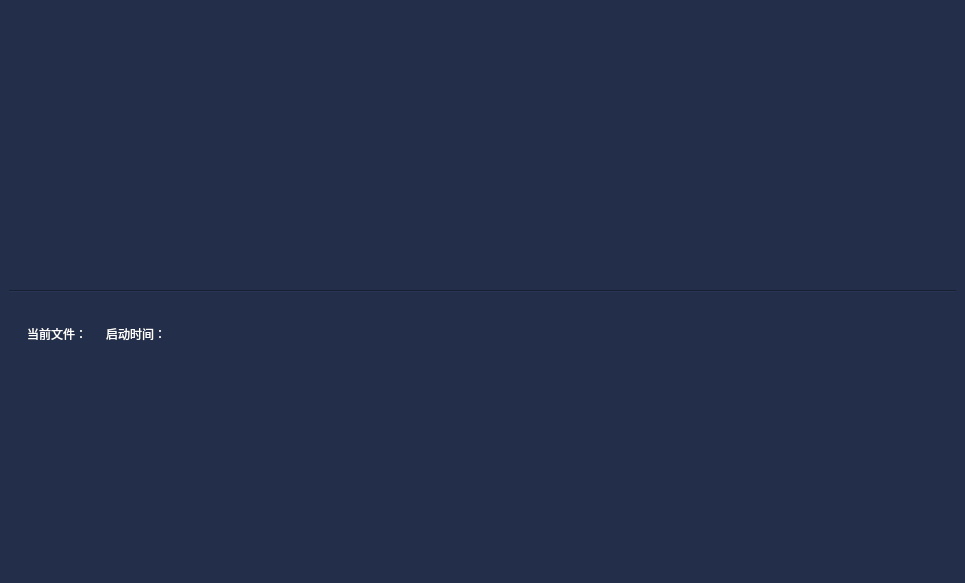
<?xml version="1.0" encoding="UTF-8"?>
<ui version="4.0">
 <class>CommonParameterPage</class>
 <widget class="QWidget" name="CommonParameterPage">
  <property name="geometry">
   <rect>
    <x>0</x>
    <y>0</y>
    <width>965</width>
    <height>583</height>
   </rect>
  </property>
  <property name="windowTitle">
   <string>Form</string>
  </property>
  <property name="styleSheet">
   <string notr="true">background-color: #232e4a;</string>
  </property>
  <layout class="QVBoxLayout" name="verticalLayout_2" stretch="4,1,4">
   <property name="spacing">
    <number>6</number>
   </property>
   <property name="leftMargin">
    <number>9</number>
   </property>
   <property name="topMargin">
    <number>9</number>
   </property>
   <property name="rightMargin">
    <number>9</number>
   </property>
   <property name="bottomMargin">
    <number>9</number>
   </property>
   <item>
    <widget class="QWidget" name="tableWidget" native="true">
     <layout class="QGridLayout" name="gridLayout">
      <property name="leftMargin">
       <number>9</number>
      </property>
      <property name="topMargin">
       <number>9</number>
      </property>
      <property name="rightMargin">
       <number>9</number>
      </property>
      <property name="bottomMargin">
       <number>9</number>
      </property>
     </layout>
    </widget>
   </item>
   <item>
    <widget class="Line" name="line">
     <property name="orientation">
      <enum>Qt::Horizontal</enum>
     </property>
    </widget>
   </item>
   <item>
    <widget class="QWidget" name="TableWidget" native="true">
     <property name="styleSheet">
      <string notr="true">QPushButton:open{
background-color: #00aaff;
border-style: none;
}

QLabel{
border:0px solid white;
font: normal normal 14px &quot;宋体&quot;;
color:white;
}</string>
     </property>
     <layout class="QVBoxLayout" name="verticalLayout" stretch="1,4">
      <property name="spacing">
       <number>0</number>
      </property>
      <property name="leftMargin">
       <number>9</number>
      </property>
      <property name="topMargin">
       <number>9</number>
      </property>
      <property name="rightMargin">
       <number>9</number>
      </property>
      <property name="bottomMargin">
       <number>0</number>
      </property>
      <item>
       <widget class="QWidget" name="widget" native="true">
        <layout class="QHBoxLayout" name="horizontalLayout_2">
         <property name="spacing">
          <number>6</number>
         </property>
         <item>
          <widget class="QLabel" name="label_2">
           <property name="sizePolicy">
            <sizepolicy hsizetype="Preferred" vsizetype="Fixed">
             <horstretch>0</horstretch>
             <verstretch>0</verstretch>
            </sizepolicy>
           </property>
           <property name="text">
            <string>当前文件：</string>
           </property>
          </widget>
         </item>
         <item>
          <widget class="QLabel" name="curFileLabel">
           <property name="sizePolicy">
            <sizepolicy hsizetype="Preferred" vsizetype="Fixed">
             <horstretch>0</horstretch>
             <verstretch>0</verstretch>
            </sizepolicy>
           </property>
           <property name="text">
            <string/>
           </property>
          </widget>
         </item>
         <item>
          <widget class="QLabel" name="label_4">
           <property name="sizePolicy">
            <sizepolicy hsizetype="Preferred" vsizetype="Fixed">
             <horstretch>0</horstretch>
             <verstretch>0</verstretch>
            </sizepolicy>
           </property>
           <property name="text">
            <string>启动时间：</string>
           </property>
          </widget>
         </item>
         <item>
          <widget class="QLabel" name="startTimeLabel">
           <property name="sizePolicy">
            <sizepolicy hsizetype="Preferred" vsizetype="Fixed">
             <horstretch>0</horstretch>
             <verstretch>0</verstretch>
            </sizepolicy>
           </property>
           <property name="text">
            <string/>
           </property>
          </widget>
         </item>
         <item>
          <spacer name="horizontalSpacer_2">
           <property name="orientation">
            <enum>Qt::Horizontal</enum>
           </property>
           <property name="sizeHint" stdset="0">
            <size>
             <width>722</width>
             <height>20</height>
            </size>
           </property>
          </spacer>
         </item>
        </layout>
       </widget>
      </item>
      <item>
       <widget class="QWidget" name="detailTableWidget" native="true">
        <layout class="QGridLayout" name="gridLayout_2">
         <property name="leftMargin">
          <number>9</number>
         </property>
         <property name="topMargin">
          <number>9</number>
         </property>
         <property name="rightMargin">
          <number>9</number>
         </property>
         <property name="bottomMargin">
          <number>9</number>
         </property>
        </layout>
       </widget>
      </item>
     </layout>
    </widget>
   </item>
  </layout>
 </widget>
 <resources/>
 <connections/>
</ui>
